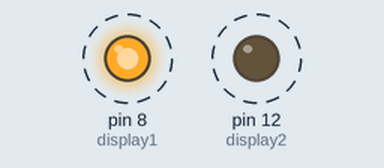
This sketch was run on a simulated Arduino Uno, built with avr-gcc and run on an emulated ATmega328P. Parts: output pins drawn as LEDs (lit = HIGH). Dashed ring = blinking.

Above: at 0.03 s.
Timing chart, 0 to 3.0 s (numbered marks = the images above):
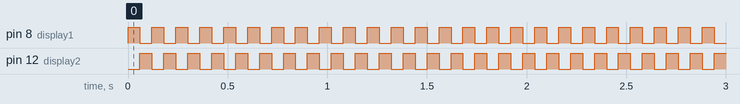

Measured:
- by itself, pin 8 (display1), pin 12 (display2): alternates HIGH for 0.06 s and LOW for 0.06 s

The sketch:

ContadorMultiplex1.ino
```cpp
int display1;
int display2;
boolean multiplexar;

void setup() {
  // put your setup code here, to run once:
  display1 =8;
  display2 =12;
  multiplexar = false;

  pinMode(display1, OUTPUT);
  pinMode(display2, OUTPUT);
}

void loop() {
  // put your main code here, to run repeatedly:
    //Salida ---v

  //Multiplexar
  multiplexar = !multiplexar;

  //Led a encender
  if(multiplexar){
    digitalWrite(display1,HIGH);
    digitalWrite(display2,LOW);
  }else{
    digitalWrite(display1,LOW);
    digitalWrite(display2,HIGH);
  }

  //Retardo
  delay(60);
}
```
